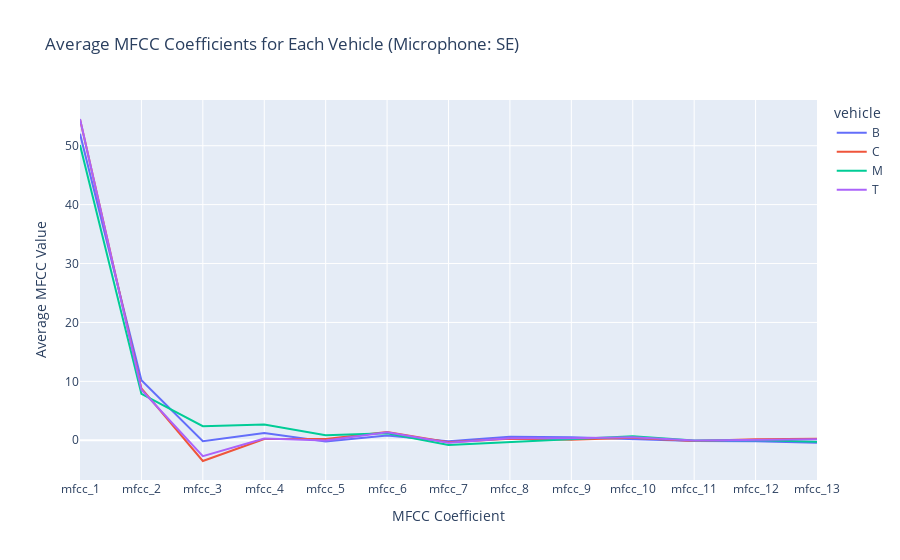

This figure's notebook cell:
### Code cell
import plotly.express as px

# Calculate the average MFCC coefficients for each vehicle
df_avg_mfcc = df.groupby('vehicle')[['mfcc_1', 'mfcc_2', 'mfcc_3', 'mfcc_4', 'mfcc_5', 'mfcc_6', 'mfcc_7', 'mfcc_8', 'mfcc_9', 'mfcc_10', 'mfcc_11', 'mfcc_12', 'mfcc_13']].mean().reset_index()

# Melt the dataframe to have MFCC coefficients as a single column
df_melted_mfcc = df_avg_mfcc.melt(id_vars=['vehicle'], value_vars=['mfcc_1', 'mfcc_2', 'mfcc_3', 'mfcc_4', 'mfcc_5', 'mfcc_6', 'mfcc_7', 'mfcc_8', 'mfcc_9', 'mfcc_10', 'mfcc_11', 'mfcc_12', 'mfcc_13'], var_name='MFCC', value_name='Value')

# Create the line plot
fig = px.line(df_melted_mfcc, x='MFCC', y='Value', color='vehicle', title='Average MFCC Coefficients for Each Vehicle (Microphone: SE)', labels={'Value': 'Average MFCC Value', 'MFCC': 'MFCC Coefficient'})

# Show the plot
fig.show()

### Figure 1 — Plotly figure (JSON) as saved in the notebook; plotly's stock layout.template omitted (floating-point values rounded to 4 significant figures)
{"data": [{"hovertemplate": "vehicle=B<br>MFCC Coefficient=%{x}<br>Average MFCC Value=%{y}<extra></extra>", "legendgroup": "B", "line": {"color": "#636efa", "dash": "solid"}, "marker": {"symbol": "circle"}, "mode": "lines", "name": "B", "orientation": "v", "showlegend": true, "type": "scatter", "x": ["mfcc_1", "mfcc_2", "mfcc_3", "mfcc_4", "mfcc_5", "mfcc_6", "mfcc_7", "mfcc_8", "mfcc_9", "mfcc_10", "mfcc_11", "mfcc_12", "mfcc_13"], "xaxis": "x", "y": [52.03, 10.18, -0.1491, 1.244, -0.1965, 0.7994, -0.1843, 0.5842, 0.5142, 0.2585, -0.1112, -0.1515, -0.4192], "yaxis": "y"}, {"hovertemplate": "vehicle=C<br>MFCC Coefficient=%{x}<br>Average MFCC Value=%{y}<extra></extra>", "legendgroup": "C", "line": {"color": "#EF553B", "dash": "solid"}, "marker": {"symbol": "circle"}, "mode": "lines", "name": "C", "orientation": "v", "showlegend": true, "type": "scatter", "x": ["mfcc_1", "mfcc_2", "mfcc_3", "mfcc_4", "mfcc_5", "mfcc_6", "mfcc_7", "mfcc_8", "mfcc_9", "mfcc_10", "mfcc_11", "mfcc_12", "mfcc_13"], "xaxis": "x", "y": [54.5, 8.811, -3.521, 0.2109, 0.2284, 1.403, -0.353, 0.2591, 0.08743, 0.4069, -0.1293, 0.1695, 0.2751], "yaxis": "y"}, {"hovertemplate": "vehicle=M<br>MFCC Coefficient=%{x}<br>Average MFCC Value=%{y}<extra></extra>", "legendgroup": "M", "line": {"color": "#00cc96", "dash": "solid"}, "marker": {"symbol": "circle"}, "mode": "lines", "name": "M", "orientation": "v", "showlegend": true, "type": "scatter", "x": ["mfcc_1", "mfcc_2", "mfcc_3", "mfcc_4", "mfcc_5", "mfcc_6", "mfcc_7", "mfcc_8", "mfcc_9", "mfcc_10", "mfcc_11", "mfcc_12", "mfcc_13"], "xaxis": "x", "y": [50.12, 7.865, 2.393, 2.67, 0.8527, 1.182, -0.7965, -0.2854, 0.1643, 0.6899, -0.0362, 0.02838, -0.242], "yaxis": "y"}, {"hovertemplate": "vehicle=T<br>MFCC Coefficient=%{x}<br>Average MFCC Value=%{y}<extra></extra>", "legendgroup": "T", "line": {"color": "#ab63fa", "dash": "solid"}, "marker": {"symbol": "circle"}, "mode": "lines", "name": "T", "orientation": "v", "showlegend": true, "type": "scatter", "x": ["mfcc_1", "mfcc_2", "mfcc_3", "mfcc_4", "mfcc_5", "mfcc_6", "mfcc_7", "mfcc_8", "mfcc_9", "mfcc_10", "mfcc_11", "mfcc_12", "mfcc_13"], "xaxis": "x", "y": [54.54, 8.571, -2.699, 0.2881, -0.04925, 1.354, -0.4388, 0.3497, 0.341, 0.5194, -0.05681, 0.08262, 0.1538], "yaxis": "y"}], "layout": {"legend": {"title": {"text": "vehicle"}, "tracegroupgap": 0}, "title": {"text": "Average MFCC Coefficients for Each Vehicle (Microphone: SE)"}, "xaxis": {"anchor": "y", "domain": [0, 1], "title": {"text": "MFCC Coefficient"}}, "yaxis": {"anchor": "x", "domain": [0, 1], "title": {"text": "Average MFCC Value"}}}}
